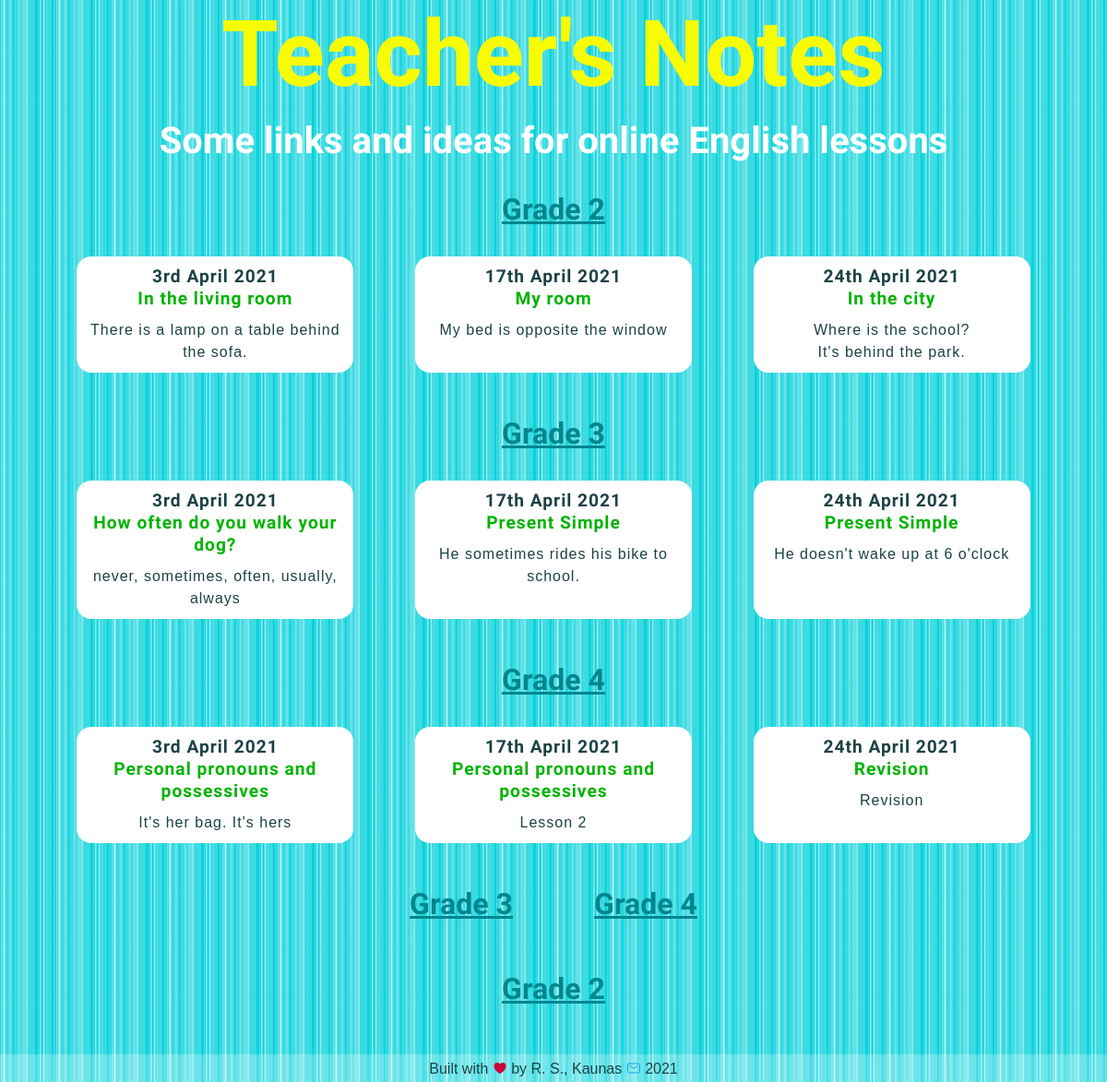
The app's page /, older data.
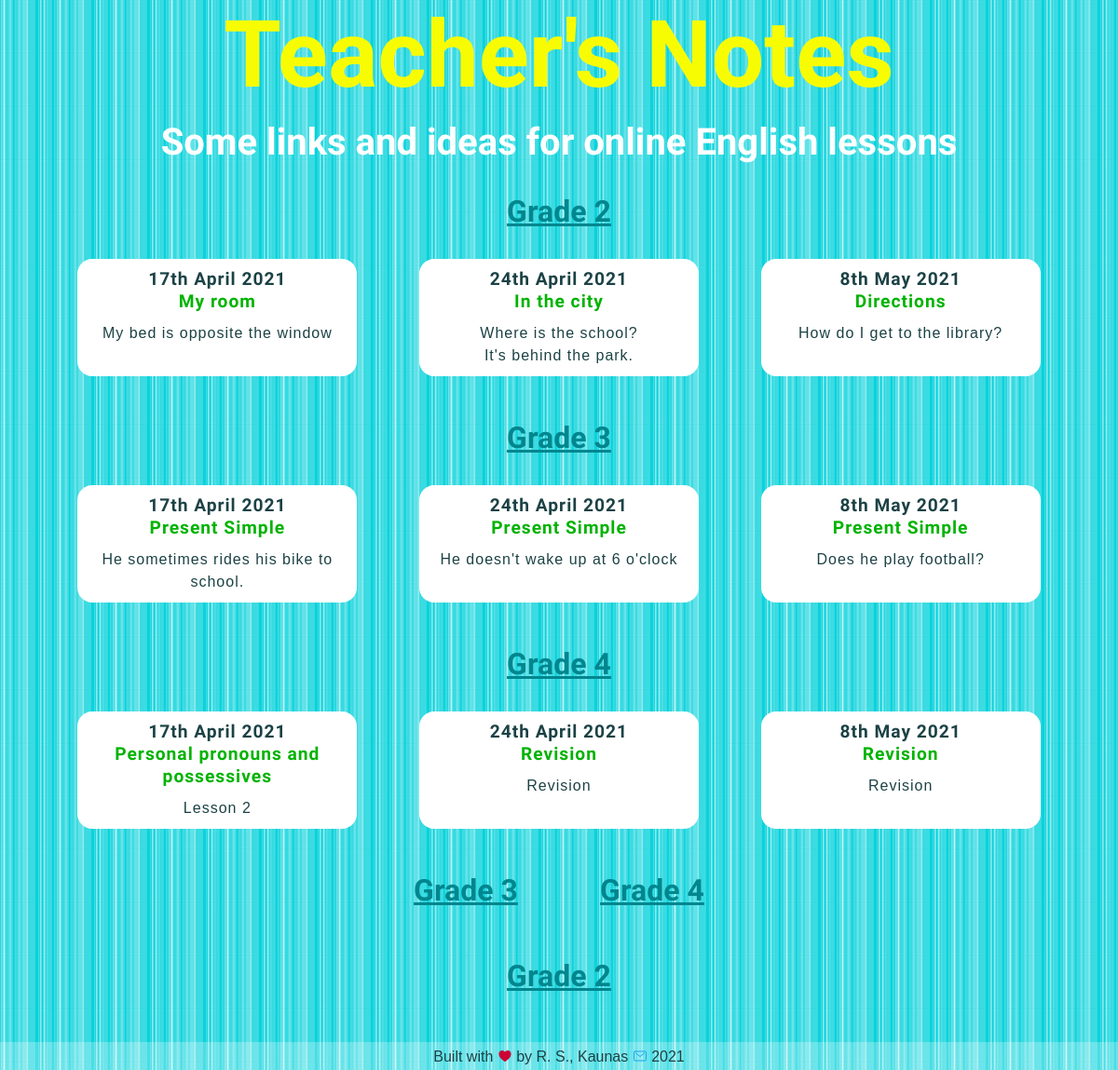
The same page, newer data.
### blog/models.py (models this page shows, shortened)
class Grade2blogpost(models.Model):
    grade = models.CharField(max_length=10, default='Grade 2')
    date = models.DateField()
    title = models.TextField(max_length=200)
    intro = models.TextField(max_length=400, default='intro')
    description = models.TextField()
    image = models.ImageField(upload_to='blog/images/', default='blog/images/soon.png')
    file = models.FileField(upload_to='blog/downloads/', blank='True')
    credits = models.TextField(blank='True')

class Grade3blogpost(models.Model):
    grade = models.CharField(max_length=10, default='Grade 3')
    date = models.DateField()
    title = models.TextField(max_length=200)
    intro = models.TextField(max_length=400, default='intro')
    description = models.TextField()
    image = models.ImageField(upload_to='blog/images/', default='blog/images/soon.png')
    file = models.FileField(upload_to='blog/downloads/', blank='True')
    credits = models.TextField(blank='True')

class Grade4blogpost(models.Model):
    grade = models.CharField(max_length=10, default='Grade 4')
    date = models.DateField()
    title = models.TextField(max_length=200)
    intro = models.TextField(max_length=400, default='intro')
    description = models.TextField()
    image = models.ImageField(upload_to='blog/images/', default='blog/images/soon.png')
    file = models.FileField(upload_to='blog/downloads/', blank='True')
    credits = models.TextField(blank='True')

### blog/views.py (the view)
# urls.py: path('', views.all_posts, name='all_posts'),
def all_posts(request):
    grade2blogposts = Grade2blogpost.objects.order_by('-date')[:3]
    grade3blogposts = Grade3blogpost.objects.order_by('-date')[:3]
    grade4blogposts = Grade4blogpost.objects.order_by('-date')[:3]
    return render(request, 'blog/all_posts.html', {'grade2blogposts': grade2blogposts,
                                                   'grade3blogposts': grade3blogposts,
                                                   'grade4blogposts': grade4blogposts})

### blog/templates/blog/all_posts.html (shortened to what this page needs)
<!DOCTYPE html>
{% load static %}
<html lang="en">
<head>
    <link href="{% static 'blog/all_posts.css' %}" type="text/css" rel="stylesheet"/>
    <link href="{% static 'blog/queries.css' %}" type="text/css" rel="stylesheet"/>
</head>
<body>
<div id="page-container">
    <div id="content-wrap">
        <header>
            <h1>Teacher's Notes</h1>
            <h2>Some links and ideas for online English lessons</h2>
        </header>
        <section>
            <a href="{% url 'blog:url_all_grade2' %}"><h3>Grade 2</h3></a>
            <div class="flex-container">
                {% for blogpost in grade2blogposts %}
                    <a class="button" href="{% url 'blog:url_one_grade2' blogpost.id %}">
                        <h4>{{ blogpost.date|date:'jS F Y' }}</h4>
                        <h5>{{ blogpost.title|safe|truncatewords:20 }}</h5>
                        <p>{{ blogpost.intro|safe|truncatewords:20 }}</p></a>
                {% endfor %}
            </div>
        </section>
        <section>
            <a href="{% url 'blog:url_all_grade3' %}"><h3>Grade 3</h3></a>
            <div class="flex-container">
                {% for blogpost in grade3blogposts %}
                    <a class="button" href="{% url 'blog:url_one_grade3' blogpost.id %}">
                        <h4>{{ blogpost.date|date:'jS F Y' }}</h4>
                        <h5>{{ blogpost.title|safe|truncatewords:20 }}</h5>
                        <p>{{ blogpost.intro|safe|truncatewords:20 }}</p></a>
                {% endfor %}
            </div>
        </section>
        <section>
            <a href="{% url 'blog:url_all_grade4' %}"><h3>Grade 4</h3></a>
            <div class="flex-container">
                {% for blogpost in grade4blogposts %}
                    <a class="button" href="{% url 'blog:url_one_grade4' blogpost.id %}">
                        <h4>{{ blogpost.date|date:'jS F Y' }}</h4>
                        <h5>{{ blogpost.title|safe|truncatewords:20 }}</h5>
                        <p>{{ blogpost.intro|safe|truncatewords:20 }}</p></a>
                {% endfor %}
            </div>
        </section>
        <div class="flex-container three-grades">
            <a href="{% url 'blog:url_all_grade4' %}"><h3>Grade 4</h3></a>
            <a href="{% url 'blog:url_all_grade3' %}"><h3>Grade 3</h3></a>
            <a href="{% url 'blog:url_all_grade2' %}"><h3>Grade 2</h3></a>
        </div>
    </div>
    {% include 'blog/footer.html' %}
</div>
</body>
</html>

Row changes from the older to the newer data that the page shows:
no longer on this page (row unchanged): Grade2blogpost: date "3rd April 2021", title "In the living room", intro "There is a lamp on a table behind the sofa."
no longer on this page (row unchanged): Grade3blogpost: date "3rd April 2021", title "How often do you walk your dog?", intro "never, sometimes, often, usually, always"
no longer on this page (row unchanged): Grade4blogpost: date "3rd April 2021", title "Personal pronouns and possessives", intro "It's her bag. It's hers"
added Grade2blogpost: date "8th May 2021", title "Directions", intro "How do I get to the library?"
added Grade3blogpost: date "8th May 2021", title "Present Simple", intro "Does he play football?"
added Grade4blogpost: date "8th May 2021", title "Revision", intro "Revision"
